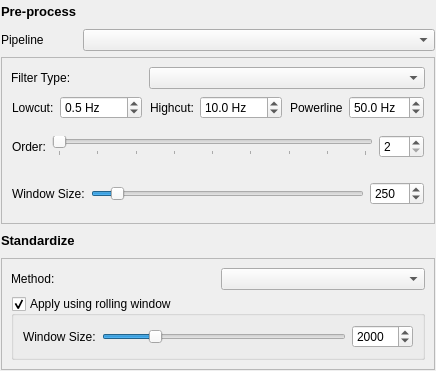
          <widget class="QWidget" name="container_signal_filtering_sidebar" native="true">
           <layout class="QGridLayout" name="gridLayout_2">
            <property name="leftMargin">
             <number>1</number>
            </property>
            <property name="topMargin">
             <number>1</number>
            </property>
            <property name="rightMargin">
             <number>1</number>
            </property>
            <property name="bottomMargin">
             <number>1</number>
            </property>
            <item row="5" column="0" colspan="2">
             <widget class="QFrame" name="container_standardize">
              <property name="font">
               <font>
                <bold>false</bold>
               </font>
              </property>
              <property name="toolTip">
               <string>Standardization is applied post-filtering</string>
              </property>
              <property name="frameShape">
               <enum>QFrame::StyledPanel</enum>
              </property>
              <layout class="QGridLayout" name="gridLayout_9">
               <item row="0" column="1">
                <widget class="ComboBox" name="combo_box_scale_method"/>
               </item>
               <item row="1" column="0" colspan="2">
                <widget class="QGroupBox" name="container_scale_window_inputs">
                 <property name="sizePolicy">
                  <sizepolicy hsizetype="Preferred" vsizetype="Fixed">
                   <horstretch>0</horstretch>
                   <verstretch>0</verstretch>
                  </sizepolicy>
                 </property>
                 <property name="title">
                  <string>Apply using rolling window</string>
                 </property>
                 <property name="checkable">
                  <bool>true</bool>
                 </property>
                 <property name="checked">
                  <bool>true</bool>
                 </property>
                 <layout class="QHBoxLayout" name="horizontalLayout_2">
                  <item>
                   <widget class="QLabel" name="label_2">
                    <property name="sizePolicy">
                     <sizepolicy hsizetype="Maximum" vsizetype="Preferred">
                      <horstretch>0</horstretch>
                      <verstretch>0</verstretch>
                     </sizepolicy>
                    </property>
                    <property name="text">
                     <string>Window Size:</string>
                    </property>
                    <property name="buddy">
                     <cstring>slider_scale_window_size</cstring>
                    </property>
                   </widget>
                  </item>
                  <item>
                   <widget class="QSlider" name="slider_scale_window_size">
                    <property name="sizePolicy">
                     <sizepolicy hsizetype="Preferred" vsizetype="Fixed">
                      <horstretch>0</horstretch>
                      <verstretch>0</verstretch>
                     </sizepolicy>
                    </property>
                    <property name="minimum">
                     <number>5</number>
                    </property>
                    <property name="maximum">
                     <number>10000</number>
                    </property>
                    <property name="value">
                     <number>2000</number>
                    </property>
                    <property name="orientation">
                     <enum>Qt::Horizontal</enum>
                    </property>
                   </widget>
                  </item>
                  <item>
                   <widget class="QSpinBox" name="spin_box_scale_window_size">
                    <property name="sizePolicy">
                     <sizepolicy hsizetype="Maximum" vsizetype="Fixed">
                      <horstretch>0</horstretch>
                      <verstretch>0</verstretch>
                     </sizepolicy>
                    </property>
                    <property name="correctionMode">
                     <enum>QAbstractSpinBox::CorrectToNearestValue</enum>
                    </property>
                    <property name="minimum">
                     <number>5</number>
                    </property>
                    <property name="maximum">
                     <number>10000</number>
                    </property>
                    <property name="value">
                     <number>2000</number>
                    </property>
                   </widget>
                  </item>
                 </layout>
                </widget>
               </item>
               <item row="0" column="0">
                <widget class="QLabel" name="label">
                 <property name="sizePolicy">
                  <sizepolicy hsizetype="Preferred" vsizetype="Fixed">
                   <horstretch>0</horstretch>
                   <verstretch>0</verstretch>
                  </sizepolicy>
                 </property>
                 <property name="text">
                  <string>Method:</string>
                 </property>
                 <property name="buddy">
                  <cstring>combo_box_scale_method</cstring>
                 </property>
                </widget>
               </item>
              </layout>
             </widget>
            </item>
            <item row="2" column="0">
             <widget class="QLabel" name="label_12">
              <property name="sizePolicy">
               <sizepolicy hsizetype="Fixed" vsizetype="Preferred">
                <horstretch>0</horstretch>
                <verstretch>0</verstretch>
               </sizepolicy>
              </property>
              <property name="font">
               <font>
                <pointsize>9</pointsize>
                <bold>false</bold>
               </font>
              </property>
              <property name="text">
               <string>Pipeline</string>
              </property>
              <property name="buddy">
               <cstring>combo_box_preprocess_pipeline</cstring>
              </property>
             </widget>
            </item>
            <item row="4" column="0">
             <widget class="QLabel" name="label_16">
              <property name="toolTip">
               <string>Standardization is applied post-filtering</string>
              </property>
              <property name="text">
               <string>&lt;html&gt;&lt;head/&gt;&lt;body&gt;&lt;p&gt;&lt;span style=&quot; font-size:10pt; font-weight:700;&quot;&gt;Standardize&lt;/span&gt;&lt;/p&gt;&lt;/body&gt;&lt;/html&gt;</string>
              </property>
             </widget>
            </item>
            <item row="2" column="1">
             <widget class="ComboBox" name="combo_box_preprocess_pipeline">
              <property name="font">
               <font>
                <pointsize>9</pointsize>
                <bold>false</bold>
               </font>
              </property>
              <property name="toolTip">
               <string>&lt;html&gt;&lt;head/&gt;&lt;body&gt;&lt;p&gt;Select the pre-processing pipeline for the signal or create a custom filter&lt;/p&gt;&lt;/body&gt;&lt;/html&gt;</string>
              </property>
             </widget>
            </item>
            <item row="3" column="0" colspan="2">
             <widget class="QFrame" name="container_custom_filter_inputs">
              <property name="sizePolicy">
               <sizepolicy hsizetype="Preferred" vsizetype="Fixed">
                <horstretch>0</horstretch>
                <verstretch>0</verstretch>
               </sizepolicy>
              </property>
              <property name="frameShape">
               <enum>QFrame::StyledPanel</enum>
              </property>
              <layout class="QGridLayout" name="gridLayout_10">
               <item row="3" column="0" colspan="3">
                <widget class="QWidget" name="container_order_inputs" native="true">
                 <property name="sizePolicy">
                  <sizepolicy hsizetype="Preferred" vsizetype="Preferred">
                   <horstretch>0</horstretch>
                   <verstretch>0</verstretch>
                  </sizepolicy>
                 </property>
                 <property name="font">
                  <font>
                   <pointsize>9</pointsize>
                   <bold>false</bold>
                  </font>
                 </property>
                 <layout class="QHBoxLayout" name="horizontalLayout_5">
                  <property name="leftMargin">
                   <number>1</number>
                  </property>
                  <property name="rightMargin">
                   <number>1</number>
                  </property>
                  <item>
                   <widget class="QLabel" name="label_10">
                    <property name="sizePolicy">
                     <sizepolicy hsizetype="Maximum" vsizetype="Preferred">
                      <horstretch>0</horstretch>
                      <verstretch>0</verstretch>
                     </sizepolicy>
                    </property>
                    <property name="font">
                     <font>
                      <pointsize>9</pointsize>
                      <bold>false</bold>
                     </font>
                    </property>
                    <property name="text">
                     <string>Order:</string>
                    </property>
                   </widget>
                  </item>
                  <item>
                   <widget class="QSlider" name="slider_order">
                    <property name="sizePolicy">
                     <sizepolicy hsizetype="Preferred" vsizetype="Fixed">
                      <horstretch>0</horstretch>
                      <verstretch>0</verstretch>
                     </sizepolicy>
                    </property>
                    <property name="font">
                     <font>
                      <pointsize>9</pointsize>
                      <bold>false</bold>
                     </font>
                    </property>
                    <property name="minimum">
                     <number>2</number>
                    </property>
                    <property name="maximum">
                     <number>10</number>
                    </property>
                    <property name="orientation">
                     <enum>Qt::Horizontal</enum>
                    </property>
                    <property name="tickPosition">
                     <enum>QSlider::TicksBelow</enum>
                    </property>
                    <property name="tickInterval">
                     <number>1</number>
                    </property>
                   </widget>
                  </item>
                  <item>
                   <widget class="QSpinBox" name="spin_box_order">
                    <property name="sizePolicy">
                     <sizepolicy hsizetype="Fixed" vsizetype="Preferred">
                      <horstretch>0</horstretch>
                      <verstretch>0</verstretch>
                     </sizepolicy>
                    </property>
                    <property name="minimumSize">
                     <size>
                      <width>45</width>
                      <height>0</height>
                     </size>
                    </property>
                    <property name="font">
                     <font>
                      <pointsize>9</pointsize>
                      <bold>false</bold>
                     </font>
                    </property>
                    <property name="frame">
                     <bool>true</bool>
                    </property>
                    <property name="correctionMode">
                     <enum>QAbstractSpinBox::CorrectToNearestValue</enum>
                    </property>
                    <property name="minimum">
                     <number>2</number>
                    </property>
                    <property name="maximum">
                     <number>10</number>
                    </property>
                   </widget>
                  </item>
                 </layout>
                </widget>
               </item>
               <item row="0" column="0">
                <widget class="QLabel" name="label_7">
                 <property name="sizePolicy">
                  <sizepolicy hsizetype="Maximum" vsizetype="Preferred">
                   <horstretch>0</horstretch>
                   <verstretch>0</verstretch>
                  </sizepolicy>
                 </property>
                 <property name="font">
                  <font>
                   <pointsize>9</pointsize>
                   <bold>false</bold>
                  </font>
                 </property>
                 <property name="text">
                  <string>Filter Type:</string>
                 </property>
                </widget>
               </item>
               <item row="0" column="1" colspan="2">
                <widget class="ComboBox" name="combo_box_filter_method">
                 <property name="font">
                  <font>
                   <pointsize>9</pointsize>
                   <bold>false</bold>
                  </font>
                 </property>
                </widget>
               </item>
               <item row="1" column="1">
                <widget class="QWidget" name="container_highcut" native="true">
                 <layout class="QGridLayout" name="gridLayout_3">
                  <property name="leftMargin">
                   <number>1</number>
                  </property>
                  <property name="topMargin">
                   <number>1</number>
                  </property>
                  <property name="rightMargin">
                   <number>1</number>
                  </property>
                  <property name="bottomMargin">
                   <number>1</number>
                  </property>
                  <item row="0" column="1">
                   <widget class="QDoubleSpinBox" name="dbl_spin_box_highcut">
                    <property name="sizePolicy">
                     <sizepolicy hsizetype="Minimum" vsizetype="Fixed">
                      <horstretch>0</horstretch>
                      <verstretch>0</verstretch>
                     </sizepolicy>
                    </property>
                    <property name="font">
                     <font>
                      <pointsize>9</pointsize>
                      <bold>false</bold>
                     </font>
                    </property>
                    <property name="frame">
                     <bool>true</bool>
                    </property>
                    <property name="correctionMode">
                     <enum>QAbstractSpinBox::CorrectToNearestValue</enum>
                    </property>
                    <property name="suffix">
                     <string> Hz</string>
                    </property>
                    <property name="decimals">
                     <number>1</number>
                    </property>
                    <property name="maximum">
                     <double>1000.000000000000000</double>
                    </property>
                    <property name="singleStep">
                     <double>0.100000000000000</double>
                    </property>
                    <property name="value">
                     <double>10.000000000000000</double>
                    </property>
                   </widget>
                  </item>
                  <item row="0" column="0">
                   <widget class="QLabel" name="label_9">
                    <property name="sizePolicy">
                     <sizepolicy hsizetype="Fixed" vsizetype="Preferred">
                      <horstretch>0</horstretch>
                      <verstretch>0</verstretch>
                     </sizepolicy>
                    </property>
                    <property name="font">
                     <font>
                      <pointsize>9</pointsize>
                      <bold>false</bold>
                     </font>
                    </property>
                    <property name="text">
                     <string>Highcut:</string>
                    </property>
                    <property name="alignment">
                     <set>Qt::AlignLeading|Qt::AlignLeft|Qt::AlignVCenter</set>
                    </property>
                   </widget>
                  </item>
                 </layout>
                </widget>
               </item>
               <item row="1" column="0">
                <widget class="QWidget" name="container_lowcut" native="true">
                 <layout class="QGridLayout" name="gridLayout_5">
                  <property name="leftMargin">
                   <number>1</number>
                  </property>
                  <property name="topMargin">
                   <number>1</number>
                  </property>
                  <property name="rightMargin">
                   <number>1</number>
                  </property>
                  <property name="bottomMargin">
                   <number>1</number>
                  </property>
                  <item row="0" column="0">
                   <widget class="QLabel" name="label_8">
                    <property name="sizePolicy">
                     <sizepolicy hsizetype="Fixed" vsizetype="Preferred">
                      <horstretch>0</horstretch>
                      <verstretch>0</verstretch>
                     </sizepolicy>
                    </property>
                    <property name="font">
                     <font>
                      <pointsize>9</pointsize>
                      <bold>false</bold>
                     </font>
                    </property>
                    <property name="text">
                     <string>Lowcut:</string>
                    </property>
                   </widget>
                  </item>
                  <item row="0" column="1">
                   <widget class="QDoubleSpinBox" name="dbl_spin_box_lowcut">
                    <property name="sizePolicy">
                     <sizepolicy hsizetype="Minimum" vsizetype="Fixed">
                      <horstretch>0</horstretch>
                      <verstretch>0</verstretch>
                     </sizepolicy>
                    </property>
                    <property name="font">
                     <font>
                      <pointsize>9</pointsize>
                      <bold>false</bold>
                     </font>
                    </property>
                    <property name="wrapping">
                     <bool>false</bool>
                    </property>
                    <property name="frame">
                     <bool>true</bool>
                    </property>
                    <property name="correctionMode">
                     <enum>QAbstractSpinBox::CorrectToNearestValue</enum>
                    </property>
                    <property name="suffix">
                     <string> Hz</string>
                    </property>
                    <property name="decimals">
                     <number>1</number>
                    </property>
                    <property name="maximum">
                     <double>1000.000000000000000</double>
                    </property>
                    <property name="singleStep">
                     <double>0.100000000000000</double>
                    </property>
                    <property name="stepType">
                     <enum>QAbstractSpinBox::AdaptiveDecimalStepType</enum>
                    </property>
                    <property name="value">
                     <double>0.500000000000000</double>
                    </property>
                   </widget>
                  </item>
                 </layout>
                </widget>
               </item>
               <item row="5" column="0" colspan="3">
                <widget class="QWidget" name="container_window_size" native="true">
                 <property name="font">
                  <font>
                   <pointsize>9</pointsize>
                   <bold>false</bold>
                  </font>
                 </property>
                 <layout class="QHBoxLayout" name="horizontalLayout_3">
                  <property name="leftMargin">
                   <number>1</number>
                  </property>
                  <property name="rightMargin">
                   <number>1</number>
                  </property>
                  <item>
                   <widget class="QLabel" name="label_11">
                    <property name="sizePolicy">
                     <sizepolicy hsizetype="Maximum" vsizetype="Preferred">
                      <horstretch>0</horstretch>
                      <verstretch>0</verstretch>
                     </sizepolicy>
                    </property>
                    <property name="font">
                     <font>
                      <pointsize>9</pointsize>
                      <bold>false</bold>
                     </font>
                    </property>
                    <property name="text">
                     <string>Window Size:</string>
                    </property>
                    <property name="scaledContents">
                     <bool>true</bool>
                    </property>
                   </widget>
                  </item>
                  <item>
                   <widget class="QSlider" name="slider_window_size">
                    <property name="sizePolicy">
                     <sizepolicy hsizetype="Preferred" vsizetype="Fixed">
                      <horstretch>0</horstretch>
                      <verstretch>0</verstretch>
                     </sizepolicy>
                    </property>
                    <property name="font">
                     <font>
                      <pointsize>9</pointsize>
                      <bold>false</bold>
                     </font>
                    </property>
                    <property name="minimum">
                     <number>5</number>
                    </property>
                    <property name="maximum">
                     <number>3333</number>
                    </property>
                    <property name="singleStep">
                     <number>1</number>
                    </property>
                    <property name="value">
                     <number>250</number>
                    </property>
                    <property name="orientation">
                     <enum>Qt::Horizontal</enum>
                    </property>
                   </widget>
                  </item>
                  <item>
                   <widget class="QSpinBox" name="spin_box_window_size">
                    <property name="sizePolicy">
                     <sizepolicy hsizetype="Fixed" vsizetype="Preferred">
                      <horstretch>0</horstretch>
                      <verstretch>0</verstretch>
                     </sizepolicy>
                    </property>
                    <property name="minimumSize">
                     <size>
                      <width>45</width>
                      <height>0</height>
                     </size>
                    </property>
                    <property name="font">
                     <font>
                      <pointsize>9</pointsize>
                      <bold>false</bold>
                     </font>
                    </property>
                    <property name="frame">
                     <bool>true</bool>
                    </property>
                    <property name="accelerated">
                     <bool>true</bool>
                    </property>
                    <property name="correctionMode">
                     <enum>QAbstractSpinBox::CorrectToNearestValue</enum>
                    </property>
                    <property name="minimum">
                     <number>5</number>
                    </property>
                    <property name="maximum">
                     <number>3333</number>
                    </property>
                    <property name="singleStep">
                     <number>1</number>
                    </property>
                    <property name="value">
                     <number>250</number>
                    </property>
                   </widget>
                  </item>
                 </layout>
                </widget>
               </item>
               <item row="1" column="2">
                <widget class="QWidget" name="container_powerline" native="true">
                 <layout class="QGridLayout" name="gridLayout_14">
                  <property name="leftMargin">
                   <number>1</number>
                  </property>
                  <property name="topMargin">
                   <number>1</number>
                  </property>
                  <property name="rightMargin">
                   <number>1</number>
                  </property>
                  <property name="bottomMargin">
                   <number>1</number>
                  </property>
                  <item row="0" column="0">
                   <widget class="QLabel" name="label_20">
                    <property name="sizePolicy">
                     <sizepolicy hsizetype="Fixed" vsizetype="Preferred">
                      <horstretch>0</horstretch>
                      <verstretch>0</verstretch>
                     </sizepolicy>
                    </property>
                    <property name="text">
                     <string>Powerline</string>
                    </property>
                   </widget>
                  </item>
                  <item row="0" column="1">
                   <widget class="QDoubleSpinBox" name="dbl_spin_box_powerline">
                    <property name="toolTip">
                     <string>The powerline frequency (usually 50 Hz or 60 Hz)</string>
                    </property>
                    <property name="suffix">
                     <string> Hz</string>
                    </property>
                    <property name="decimals">
                     <number>1</number>
                    </property>
                    <property name="maximum">
                     <double>500.000000000000000</double>
                    </property>
                    <property name="value">
                     <double>50.000000000000000</double>
                    </property>
                   </widget>
                  </item>
                 </layout>
                </widget>
               </item>
              </layout>
             </widget>
            </item>
            <item row="4" column="1" alignment="Qt::AlignRight">
             <widget class="QPushButton" name="btn_info_standardize">
              <property name="icon">
               <iconset resource="../../resources/icons/icons.qrc">
                <normaloff>:/material-symbols/help_FILL0_wght400_GRAD0_opsz24.png</normaloff>:/material-symbols/help_FILL0_wght400_GRAD0_opsz24.png</iconset>
              </property>
              <property name="flat">
               <bool>true</bool>
              </property>
             </widget>
            </item>
            <item row="1" column="0">
             <widget class="QLabel" name="label_5">
              <property name="sizePolicy">
               <sizepolicy hsizetype="Fixed" vsizetype="Preferred">
                <horstretch>0</horstretch>
                <verstretch>0</verstretch>
               </sizepolicy>
              </property>
              <property name="text">
               <string>&lt;html&gt;&lt;head/&gt;&lt;body&gt;&lt;p&gt;&lt;span style=&quot; font-size:10pt; font-weight:700;&quot;&gt;Pre-process&lt;/span&gt;&lt;/p&gt;&lt;/body&gt;&lt;/html&gt;</string>
              </property>
             </widget>
            </item>
            <item row="1" column="1" alignment="Qt::AlignRight">
             <widget class="QPushButton" name="btn_info_preprocess">
              <property name="icon">
               <iconset resource="../../resources/icons/icons.qrc">
                <normaloff>:/material-symbols/help_FILL0_wght400_GRAD0_opsz24.png</normaloff>:/material-symbols/help_FILL0_wght400_GRAD0_opsz24.png</iconset>
              </property>
              <property name="flat">
               <bool>true</bool>
              </property>
             </widget>
            </item>
           </layout>
          </widget>
